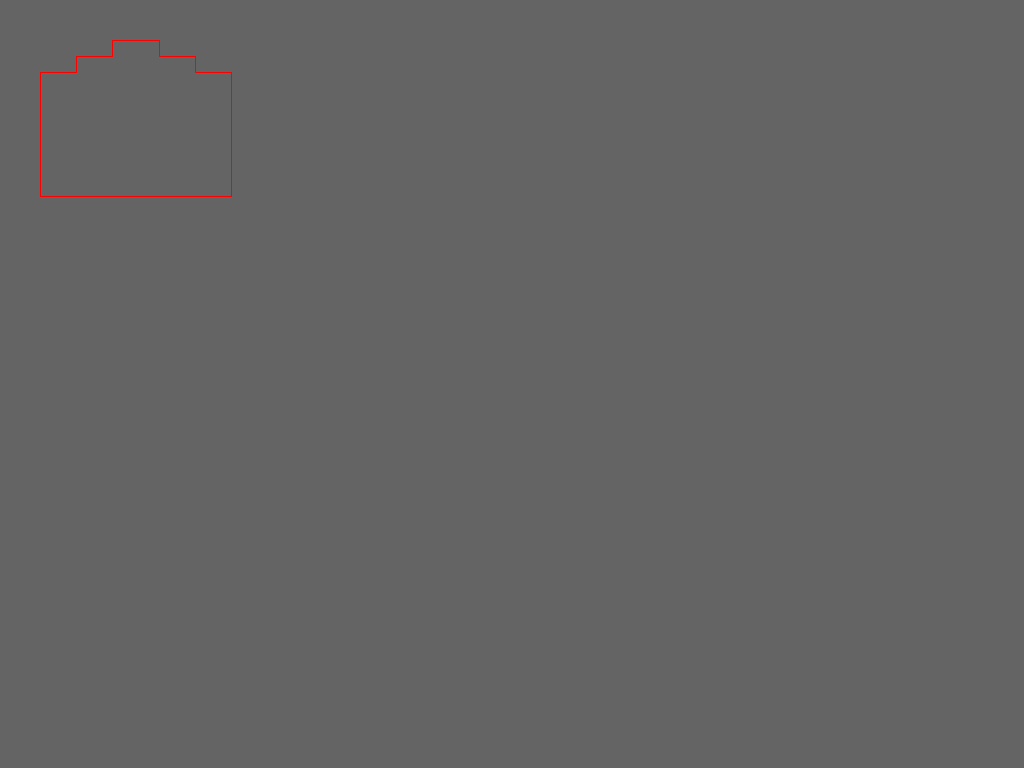
Frame 1 (no input)
Frame 60 (the mouse pressed at the canvas centre just before this capture): identical to frame 1, image omitted
Frame 120 (the mouse held since frame 60 and released just before this capture): identical to frame 1, image omitted

The Processing sketch that drew this single still picture (run headless with seeded random() and noise(); from frame 60 on, the mouse is pressed at the canvas centre):

// Processing sketch: basic_outline_facade
// ── basic_outline_facade.pde
//-----------------------------------
void setup() {
  size(1024, 768);//custom size
  //fullScreen();
}

//-----------------------------------
void draw() {
  background(100); //Gray Color Background
  stroke(255, 0, 0); //RGB Contour Color. https://processing.org/reference/stroke_.html
  drawFacadeContourInside(); //Facade Contour


 
}

//-----------------------------------
void drawFacadeContourInside()
{

  //left line
  line(40, 72, 40, 196);

  //bottom
  line(40, 196, 231, 196);

  //right side
  line(231, 72, 231, 196);

  // steps
  //flat left
  line(40, 72, 76, 72);

  //vert
  line(76, 72, 76, 56);

  // hor
  line(76, 56, 112, 56);

  //vert
  line(112, 56, 112, 40);

  //top
  line(112, 40, 159, 40);

  //vert right side
  line(159, 40, 159, 56);

  //hors
  line(160, 56, 195, 56);

  //  vert
  line(195, 56, 195, 72);

  //hor
  line(196, 72, 231, 72);
}


void keyReleased() {
  
  if(key == 's'){
    save("savedImage.tif");
  }
  
}
